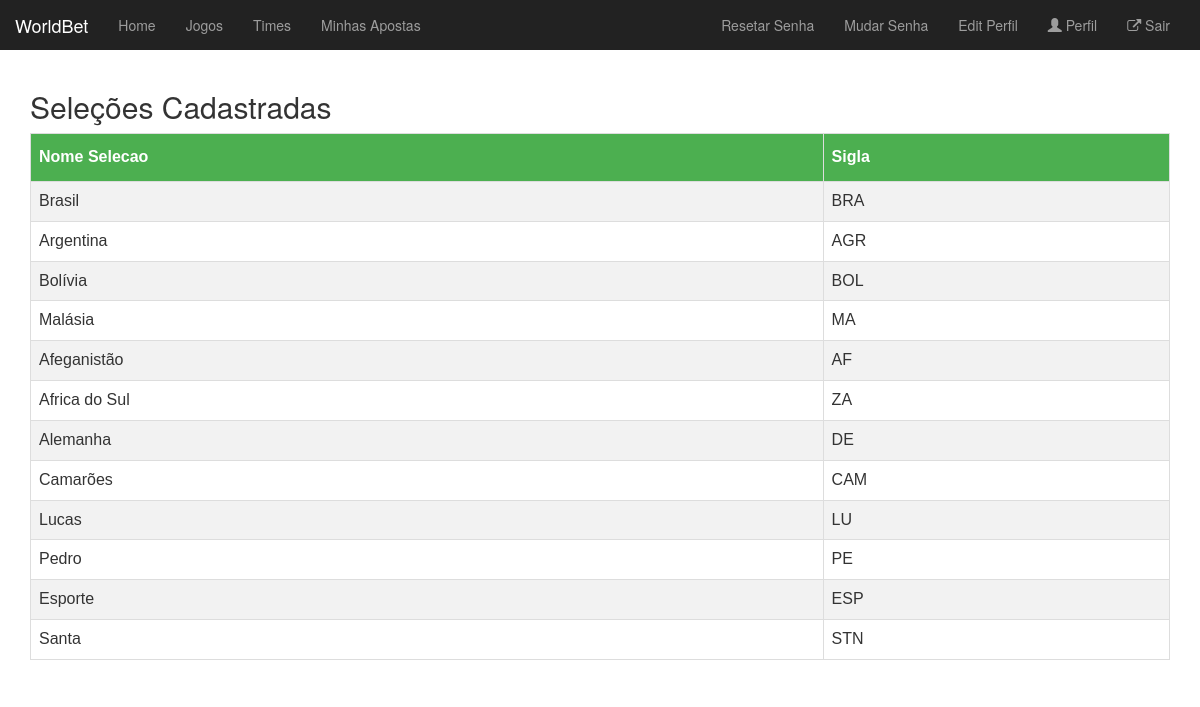
Page /bolao/times/ (signed in) on the committed database.
### bolao/models.py (models this page shows, shortened)
class selecao(models.Model):
    class Meta:
        verbose_name_plural = "Selecoes"
    sigla = models.CharField(max_length=3)
    nome = models.CharField(max_length=30)

### bolao/views.py (the view)
@login_required
def times(request):
	times = selecao.objects.all()
	args = {'times': times}
	return render(request, 'times.html', args)

### bolao/templates/times.html (shortened to what this page needs)
{% extends "base.html" %}
{% block body %}
<div class='container'>
{% if times %}
	<h2>Seleções Cadastradas</h2>
	<table id="customers" class="table table-bordered">
		<tr>
			<th>Nome Selecao</th>
			<th>Sigla</th>
		</tr>
		{% for selecao in times %}
			<tr>
				<td>{{ selecao.nome }}</td>
				<td>{{ selecao.sigla }}</td>
			</tr>
		{% endfor %}
	</table>
{% else %}
	<h2>Não Há Seleções Cadastradas</h2>
{% endif%}
</div>
{% endblock %}

### rows in the picture
selecao: nome "Brasil", sigla "BRA"
selecao: nome "Argentina", sigla "AGR"
selecao: nome "Bolívia", sigla "BOL"
selecao: nome "Malásia", sigla "MA"
selecao: nome "Afeganistão", sigla "AF"
selecao: nome "Africa do Sul", sigla "ZA"
selecao: nome "Alemanha", sigla "DE"
selecao: nome "Camarões", sigla "CAM"
selecao: nome "Lucas", sigla "LU"
selecao: nome "Pedro", sigla "PE"
selecao: nome "Esporte", sigla "ESP"
selecao: nome "Santa", sigla "STN"
